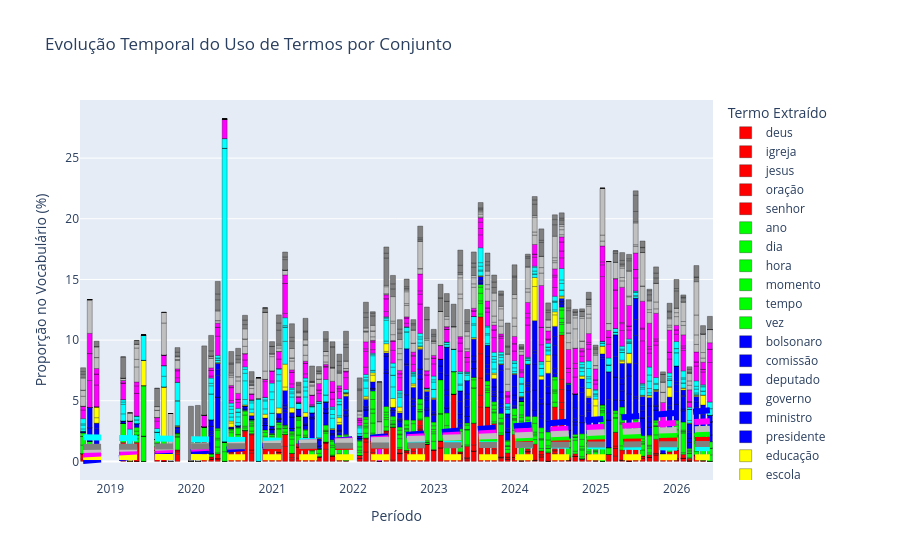

Here is the notebook cell this chart was saved with:
### Code cell
evolucao_do_uso_de_termos_barras(termos, transcricoes_dados_dict,linha_tendencia=True)
